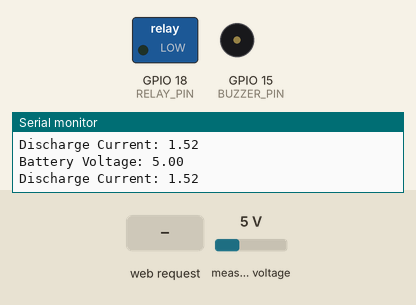
Recording of a sketch running on a simulated ESP32. Shown: switched loads named in the sketch (green lamp = pin HIGH), buzzer (waves = sounding, pin HIGH), the last lines printed to the serial monitor. The test bench sets the inputs (shaded band); at power-on: measured voltage 5 V. Storage starts empty.

Above: at 2.2 s.
2.3 s: HTTP request GET /start received
At 3.6 s:
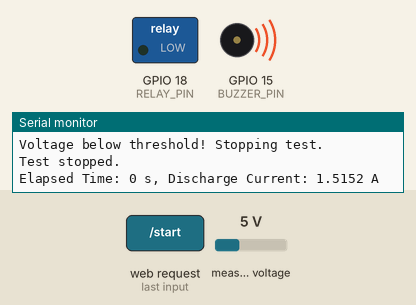
4.5 s: HTTP request GET /set_threshold?threshold=1 received
6.5 s: HTTP request GET /start?threshold=1 received
At 8.1 s:
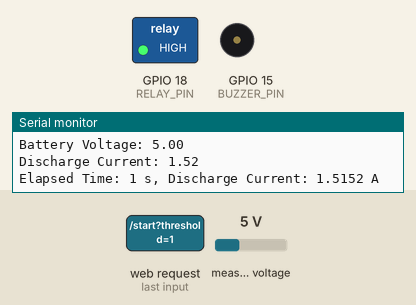
8.5 s: HTTP request GET /stop received
At 9.8 s:
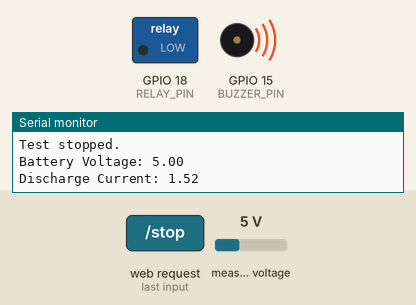
10.5 s: HTTP request GET /start?threshold=0 received
At 11.6 s:
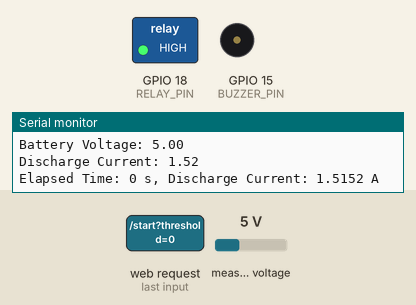
Timing chart, 0 to 13.5 s (numbered marks = the images above; inputs shaded):
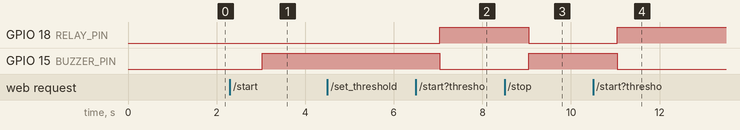

The sketch:

ESP32-Battery-Capacity-Tester.ino
```cpp
/*
   Battery testing system using ESP32, INA226, and Web Server.
    GIT: https://github.com/fobaty/ESP32-Battery-Capacity-Tester
    (c) 2025 by Oleksii Shataliuk
*/
#include <Wire.h>
#include "INA226.h"
#include <WiFi.h>
#include <WebServer.h>
#include <SPIFFS.h>

#define I2C_SDA 20
#define I2C_SCL 19
#define RELAY_PIN 18
#define BUZZER_PIN 15

const char* ssid = "BatteryTesterAP";
const char* password = "";

INA226 ina226(0x40);
WebServer server(80);

float batteryVoltage = 0.0;
float dischargeCurrent = 0.0;
float loadResistance = 3.3;
bool testRunning = false;
unsigned long testStartTime;
unsigned long testDuration = 0;
unsigned long lastLogTime = 0;
unsigned long logInterval = 1000;
float dischargedAh = 0.0;
float voltageThreshold = 10.5;

void logTestData(unsigned long elapsedTime, float dischargeCurrent);

void setup() {
    Serial.begin(115200);
    delay(1000);
    Serial.println("Battery Tester Starting...");

    Wire.begin(I2C_SDA, I2C_SCL);

    if (!ina226.begin()) {
        Serial.println("Failed to initialize INA226!");
        while (1);
    }
    Serial.println("INA226 initialized!");

    pinMode(RELAY_PIN, OUTPUT);
    pinMode(BUZZER_PIN, OUTPUT);
    digitalWrite(RELAY_PIN, LOW);
    digitalWrite(BUZZER_PIN, LOW);

    if (!SPIFFS.begin(true)) {
        Serial.println("SPIFFS Mount Failed");
        while (1);
    }

    WiFi.softAP(ssid, password);
    Serial.println("Access Point started!");
    Serial.print("IP address: ");
    Serial.println(WiFi.softAPIP());

    server.on("/", handleRoot);
    server.on("/start", handleStartTest);
    server.on("/stop", handleStopTest);
    server.on("/set_threshold", handleSetThreshold);
    server.on("/set_resistance", handleSetResistance);
    server.begin();
    Serial.println("Web server started!");
}

void loop() {
    server.handleClient();

    batteryVoltage = ina226.getBusVoltage();
    dischargeCurrent = batteryVoltage / loadResistance;  // I don't use the current from INA226 as I haven't been able to calibrate it yet.

    Serial.print("Battery Voltage: ");
    Serial.println(batteryVoltage);
    Serial.print("Discharge Current: ");
    Serial.println(dischargeCurrent);

    if (testRunning) {
        unsigned long currentTime = millis();
        unsigned long elapsedTime = (currentTime - testStartTime) / 1000;
        float timeDiffHours = (currentTime - lastLogTime) / 3600000.0;
        dischargedAh += dischargeCurrent * timeDiffHours;
        lastLogTime = currentTime;

        if (batteryVoltage < voltageThreshold) {
            Serial.println("Voltage below threshold! Stopping test.");
            stopTest();
        }

        logTestData(elapsedTime, dischargeCurrent);
    }
    delay(1000);
}

void handleRoot() {
    unsigned long elapsedTime = (testRunning) ? (millis() - testStartTime) / 1000 : testDuration;
    unsigned long minutes = elapsedTime / 60;
    unsigned long seconds = elapsedTime % 60;

    String html = "<html><body>";
    html += "<h1>Battery Tester v1</h1>";
    html += "<p>Battery Voltage: " + String(batteryVoltage) + "V</p>";
    html += "<p>Discharge Current: " + String(dischargeCurrent, 2) + "A</p>";
    html += "<p>Load Resistance: " + String(loadResistance, 2) + " Ohms</p>";
    html += "<p>Discharged Capacity: " + String(dischargedAh, 3) + " Ah</p>";

    if (!testRunning && testDuration > 0) {
        html += "<h2>Test Results</h2>";
        html += "<p><strong>Test Stopped!</strong></p>";
        html += "<p>Final Voltage: " + String(batteryVoltage) + "V</p>";
        html += "<p>Discharged Capacity: " + String(dischargedAh, 3) + " Ah</p>";
        html += "<p>Test Duration: " + String(minutes) + " min " + String(seconds) + " sec</p>";
    }

    html += "<p><a href='/start'>Start Test</a> | <a href='/stop'>Stop Test</a></p>";
    if (testRunning) {
        html += "<p>Test running for: " + String(minutes) + " min " + String(seconds) + " sec</p>";
    }

    html += "<hr>";
    html += "<p><form action='/set_threshold' method='POST'>";
    html += "Set Voltage Threshold: <input type='number' name='threshold' step='0.1' min='0' value='" + String(voltageThreshold) + "'> V<br>";
    html += "<input type='submit' value='Set Threshold'>";
    html += "</form></p>";

    html += "<p><form action='/set_resistance' method='POST'>";
    html += "Set Load Resistance: <input type='number' name='resistance' step='0.1' min='0' value='" + String(loadResistance) + "'> ohm<br>";
    html += "<input type='submit' value='Set Resistance'>";
    html += "</form></p>";
    html += "</body></html>";
    server.send(200, "text/html", html);
}

void handleStartTest() {
    testRunning = true;
    testStartTime = millis();
    dischargedAh = 0.0;
    testDuration = 0;
    lastLogTime = millis();
    digitalWrite(RELAY_PIN, HIGH);
    digitalWrite(BUZZER_PIN, LOW);
    Serial.println("Test started.");
    server.sendHeader("Location", "/");
    server.send(303);
}

void handleStopTest() {
    stopTest();
    server.sendHeader("Location", "/");
    server.send(303);
}

void stopTest() {
    testRunning = false;
    testDuration = (millis() - testStartTime) / 1000;
    digitalWrite(RELAY_PIN, LOW);
    digitalWrite(BUZZER_PIN, HIGH);
    Serial.println("Test stopped.");
}

void handleSetThreshold() {
    if (server.hasArg("threshold")) {
        voltageThreshold = server.arg("threshold").toFloat();
        Serial.print("Voltage threshold set to: ");
        Serial.println(voltageThreshold);
    }
    server.sendHeader("Location", "/");
    server.send(303);
}

void handleSetResistance() {
    if (server.hasArg("resistance")) {
        loadResistance = server.arg("resistance").toFloat();
        Serial.print("Load resistance set to: ");
        Serial.println(loadResistance);
    }
    server.sendHeader("Location", "/");
    server.send(303);
}

void logTestData(unsigned long elapsedTime, float dischargeCurrent) {
    Serial.print("Elapsed Time: ");
    Serial.print(elapsedTime);
    Serial.print(" s, Discharge Current: ");
    Serial.print(dischargeCurrent, 4);
    Serial.println(" A");
}
```

Measured:
- after the input at 2.3 s, GPIO 15 (BUZZER_PIN): LOW → HIGH after 0.73 s
- after the input at 6.5 s, GPIO 18 (RELAY_PIN): LOW → HIGH after 0.54 s; GPIO 15 (BUZZER_PIN): HIGH → LOW after 0.54 s
- after the input at 8.5 s, GPIO 18 (RELAY_PIN): HIGH → LOW after 0.55 s; GPIO 15 (BUZZER_PIN): LOW → HIGH after 0.55 s
- after the input at 10.5 s, GPIO 18 (RELAY_PIN): LOW → HIGH after 0.55 s; GPIO 15 (BUZZER_PIN): HIGH → LOW after 0.55 s
